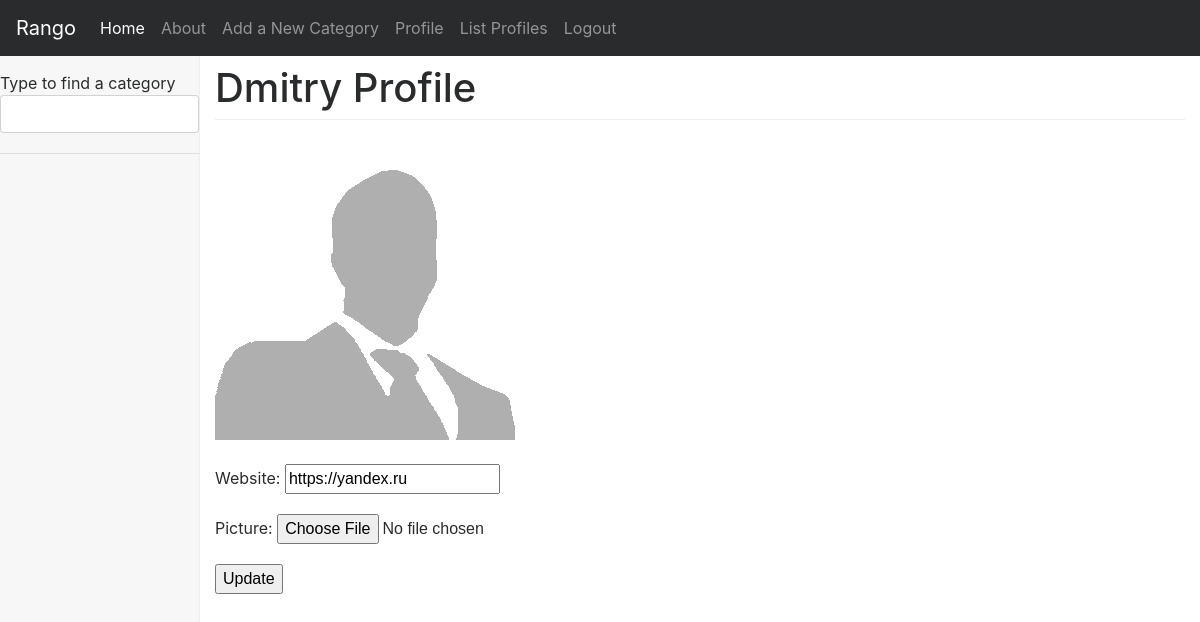
/rango/profile/Dmitry/ (signed in), run on the app's committed database.
### rango/models.py (models this page shows, shortened)
class UserProfile(models.Model):
    user = models.OneToOneField(User)
    website = models.URLField(blank=True)
    picture = models.ImageField(upload_to='profile_images', blank=True)

### rango/views.py (the view, shortened to what this page needs)
# urls.py: url(r'^profile/(?P<username>[\w\-]+)/$', views.profile, name='profile'),
@login_required
def profile(request, username):
    try:
        user = User.objects.get(username=username)
    except User.DoesNotExist:
        return redirect('index')
    userprofile = UserProfile.objects.get_or_create(user=user)[0]
    form = UserProfileForm({'website': userprofile.website,
                            'picture': userprofile.picture})
    return render(request, 'rango/profile.html', {'userprofile': userprofile,
                                                  'selecteduser': user, 'form': form, })

### rango/forms.py
class UserProfileForm(forms.ModelForm):
    website = forms.URLField(required=False)
    picture = forms.ImageField(required=False)
    class Meta:
        model = UserProfile
        fields = ('website', 'picture', )

### rango/templatetags/rango_template_tags.py (called while the page is built)
@register.inclusion_tag('rango/cats.html')
def get_category_list(cat=None):
    return {'cats': Category.objects.all(),
            'act_cat': cat}

### templates/rango/profile.html (shortened to what this page needs)
{% extends "rango/base.html" %}
{% load staticfiles %}
{% block body_block %}
    <div class="page-header">
        <h1>{{ selecteduser.username }} Profile</h1>
    </div>
    {% if userprofile.picture %}
    <img src="{{ MEDIA_URL }}{{ userprofile.picture }}" width="300" height="300" alt="{{ user.username }}">
    {% else %}
    <img src="http://lorempixel.com/300/300/people/" width="300" height="300" alt="{{ user.username }}">
    {% endif %}
    <br><br>
    <div id="profile_data">
        {% if selecteduser.username == user.username %}
        <form method="post" action="." enctype="multipart/form-data">
            {{ form.as_p }}
            <input type="submit" value="Update">
        </form>
        {% else %}
            <p><strong>Email:</strong> {{ selecteduser.email }}</p>
            <p><strong>Website:</strong> <a href="{{ userprofile.website }}">{{ userprofile.website }}</a></p>
        {% endif %}
    </div>
{% endblock %}

### static/css/dashboard.css (style rules this page uses)
body { padding-top: 50px; }
h1 { margin-bottom: 20px; padding-bottom: 9px; border-bottom: 1px solid #eee; }

### data on the page
UserProfile: picture (picture), website "https://yandex.ru"

### other printed values
{{ selecteduser.username }} "Dmitry"
